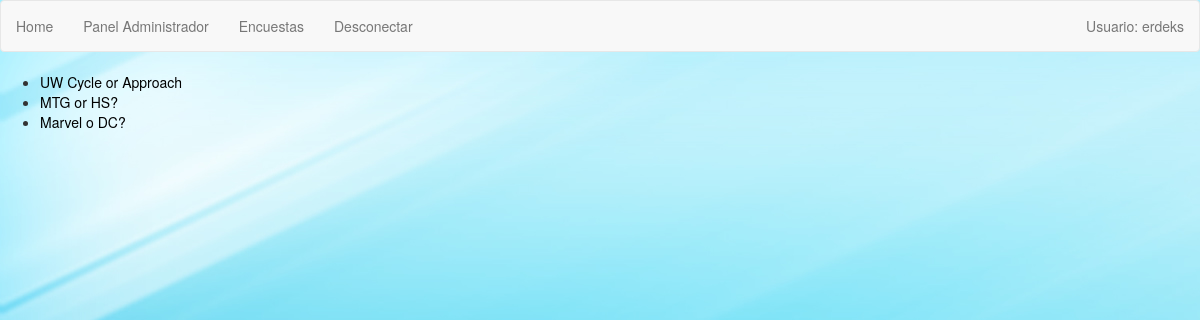
The app's page /index (signed in) with its own data.
### polls/models.py (models this page shows, shortened)
class Pregunta(models.Model):
    autor = models.ForeignKey(settings.AUTH_USER_MODEL,on_delete=models.CASCADE,)
    texto = models.CharField(max_length=200)
    fecha_publicacion = models.DateTimeField('Fecha Publicacion')
    fecha_expiracion = models.DateTimeField('Fecha Expiracion')

### polls/views.py (the view)
# urls.py: path('index', views.IndexView.as_view(), name='index'),
class IndexView(generic.ListView):
    template_name = 'polls/index.html'
    context_object_name = 'lista_respuesta'
    def get_queryset(self):
        return Pregunta.objects.order_by('-fecha_publicacion')[:5]

### polls/templates/polls/index.html
{% extends "../base.html" %}
{% load static %}
{% block content %}
<link rel="stylesheet" type="text/css" href="{% static 'polls/style.css' %}" />
{% if lista_respuesta %}
    <ul>
    {% for pregunta in lista_respuesta %}
        <li><a href="{% url 'polls:detail' pregunta.id %}">{{ pregunta.texto }}</a></li>
    {% endfor %}
    </ul>
{% else %}
    <p>No polls are available.</p>
{% endif %}
{% endblock %}

### polls/templates/base.html (shortened to what this page needs)
<!DOCTYPE html>
<html lang="en">
<head>
  <link rel="stylesheet" href="//netdna.bootstrapcdn.com/bootstrap/3.1.0/css/bootstrap.min.css">
</head>
<body>
  <nav class="navbar navbar-default" role="navigation">
    <div class="navbar-header">
      <ul class="nav navbar-nav">
        <li><a href="/">Home</a></li>
        <li><a href="/admin">Panel Administrador</a></li>
        {% if user.is_authenticated %}
         <li><a href="/index">Encuestas</a></li>
         <li><a href="{% url "logout" %}">Desconectar</a></li>
        {% else %}
          <li><a href="/accounts/login">Conectar</a></li>
        {%endif%}
    </div>
    <div class="collapse navbar-collapse navbar-ex1-collapse">
      <ul class="nav navbar-nav navbar-right">
        <li><a href="#">{% if user.is_authenticated %}
        				Usuario: {{user}}
    				  {% else %}
        				Usuario desconectado
    				  {% endif %}
        </a></li>
      </ul>
    </div>
  </nav>
  {% block content %}
  {% endblock %}
</body>
</html>

### polls/static/polls/style.css (style rules this page uses)
li a { color: black; }
body { background: white url("images/fondo.jpg"); }

### records on screen
Pregunta: texto "UW Cycle or Approach"
Pregunta: texto "MTG or HS?"
Pregunta: texto "Marvel o DC?"

### other values on screen
{{ user }} "erdeks"
